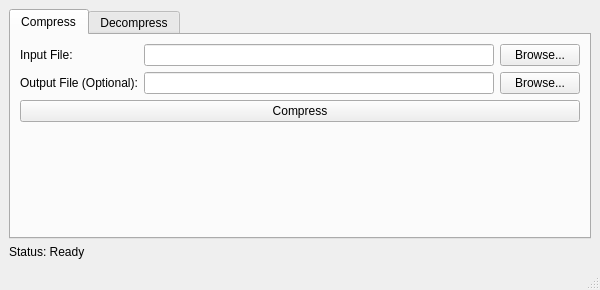
<?xml version="1.0" encoding="UTF-8"?>
<ui version="4.0">
    <class>MainWindow</class>
    <widget class="QMainWindow" name="MainWindow">
        <property name="geometry">
            <rect>
                <x>0</x>
                <y>0</y>
                <width>600</width>
                <height>290</height>
            </rect>
        </property>
        <property name="windowTitle">
            <string>Huffman GUI Compressor</string>
        </property>
        <widget class="QWidget" name="centralwidget">
            <layout class="QVBoxLayout" name="verticalLayout_3">
                <item>
                    <widget class="QTabWidget" name="tabWidget">
                        <property name="currentIndex">
                            <number>0</number>
                        </property>
                        <widget class="QWidget" name="compressTab">
                            <attribute name="title">
                                <string>Compress</string>
                            </attribute>
                            <layout class="QVBoxLayout" name="verticalLayout">
                                <item>
                                    <layout class="QFormLayout" name="formLayout">
                                        <item row="0" column="0">
                                            <widget class="QLabel" name="label">
                                                <property name="text">
                                                    <string>Input File:</string>
                                                </property>
                                            </widget>
                                        </item>
                                        <item row="0" column="1">
                                            <layout class="QHBoxLayout" name="horizontalLayout">
                                                <item>
                                                    <widget class="QLineEdit"
                                                        name="compressInputFileEdit" />
                                                </item>
                                                <item>
                                                    <widget class="QPushButton"
                                                        name="browseCompressInputButton">
                                                        <property name="text">
                                                            <string>Browse...</string>
                                                        </property>
                                                    </widget>
                                                </item>
                                            </layout>
                                        </item>
                                        <item row="1" column="0">
                                            <widget class="QLabel" name="label_2">
                                                <property name="text">
                                                    <string>Output File (Optional):</string>
                                                </property>
                                            </widget>
                                        </item>
                                        <item row="1" column="1">
                                            <layout class="QHBoxLayout" name="horizontalLayout_2">
                                                <item>
                                                    <widget class="QLineEdit"
                                                        name="compressOutputFileEdit" />
                                                </item>
                                                <item>
                                                    <widget class="QPushButton"
                                                        name="browseCompressOutputButton">
                                                        <property name="text">
                                                            <string>Browse...</string>
                                                        </property>
                                                    </widget>
                                                </item>
                                            </layout>
                                        </item>
                                    </layout>
                                </item>
                                <item>
                                    <widget class="QPushButton" name="compressButton">
                                        <property name="text">
                                            <string>Compress</string>
                                        </property>
                                    </widget>
                                </item>
                                <item>
                                    <spacer name="verticalSpacer">
                                        <property name="orientation">
                                            <enum>Qt::Orientation::Vertical</enum>
                                        </property>
                                        <property name="sizeHint" stdset="0">
                                            <size>
                                                <width>20</width>
                                                <height>40</height>
                                            </size>
                                        </property>
                                    </spacer>
                                </item>
                            </layout>
                        </widget>
                        <widget class="QWidget" name="decompressTab">
                            <attribute name="title">
                                <string>Decompress</string>
                            </attribute>
                            <layout class="QVBoxLayout" name="verticalLayout_2">
                                <item>
                                    <layout class="QFormLayout" name="formLayout_2">
                                        <item row="0" column="0">
                                            <widget class="QLabel" name="label_3">
                                                <property name="text">
                                                    <string>Input File (.huff):</string>
                                                </property>
                                            </widget>
                                        </item>
                                        <item row="0" column="1">
                                            <layout class="QHBoxLayout" name="horizontalLayout_3">
                                                <item>
                                                    <widget class="QLineEdit"
                                                        name="decompressInputFileEdit" />
                                                </item>
                                                <item>
                                                    <widget class="QPushButton"
                                                        name="browseDecompressInputButton">
                                                        <property name="text">
                                                            <string>Browse...</string>
                                                        </property>
                                                    </widget>
                                                </item>
                                            </layout>
                                        </item>
                                        <item row="1" column="0">
                                            <widget class="QLabel" name="label_4">
                                                <property name="text">
                                                    <string>Output File (Optional):</string>
                                                </property>
                                            </widget>
                                        </item>
                                        <item row="1" column="1">
                                            <layout class="QHBoxLayout" name="horizontalLayout_4">
                                                <item>
                                                    <widget class="QLineEdit"
                                                        name="decompressOutputFileEdit" />
                                                </item>
                                                <item>
                                                    <widget class="QPushButton"
                                                        name="browseDecompressOutputButton">
                                                        <property name="text">
                                                            <string>Browse...</string>
                                                        </property>
                                                    </widget>
                                                </item>
                                            </layout>
                                        </item>
                                    </layout>
                                </item>
                                <item>
                                    <widget class="QPushButton" name="decompressButton">
                                        <property name="text">
                                            <string>Decompress</string>
                                        </property>
                                    </widget>
                                </item>
                                <item>
                                    <spacer name="verticalSpacer_2">
                                        <property name="orientation">
                                            <enum>Qt::Orientation::Vertical</enum>
                                        </property>
                                        <property name="sizeHint" stdset="0">
                                            <size>
                                                <width>20</width>
                                                <height>40</height>
                                            </size>
                                        </property>
                                    </spacer>
                                </item>
                            </layout>
                        </widget>
                    </widget>
                </item>
                <item>
                    <widget class="QLabel" name="statusLabel">
                        <property name="text">
                            <string>Status: Ready</string>
                        </property>
                        <property name="wordWrap">
                            <bool>true</bool>
                        </property>
                    </widget>
                </item>
            </layout>
        </widget>
        <widget class="QMenuBar" name="menubar">
            <property name="geometry">
                <rect>
                    <x>0</x>
                    <y>0</y>
                    <width>561</width>
                    <height>24</height>
                </rect>
            </property>
        </widget>
        <widget class="QStatusBar" name="statusbar" />
    </widget>
    <resources />
    <connections />
</ui>
